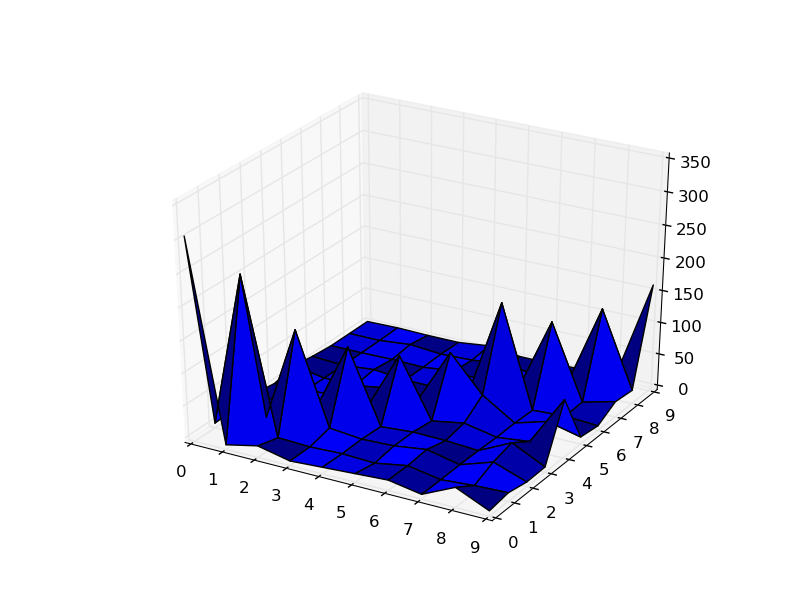

Reproduce this figure in Python.
import math
import numpy as np
import matplotlib.pyplot as plt
from mpl_toolkits.mplot3d import Axes3D

def read_file ( filename ):
    infile = open ( filename, "r" )
    nb_classes, nb_features = [  int(x) for x in infile.readline().strip().split() ]
    data = np.empty ( 10, dtype=object )
    filler = np.frompyfunc( lambda x: list(), 1, 1)
    filler( data, data )

    for ligne in infile:
        champs = ligne.split ()
        if len ( champs ) == nb_features + 1:
            classe = int ( champs.pop ( 0 ) )
            data[classe].append ( map ( lambda x: float(x), champs ) )
            
    infile.close ()

    output = np.empty ( 10, dtype=object )
    filler2 = np.frompyfunc( lambda x: np.asarray (x), 1, 1)
    filler2 ( data, output )
    
    return output

def display_image ( X ):    
    if X.size != 256:
        raise ValueError ( "Les images doivent etre de 16x16 pixels" )
    Y = X / X.max ()
    img = np.zeros ( ( Y.size, 3 ) )
    for i in range ( 3 ):
        img[:,i] = X

    img.shape = (16,16,3)
    plt.imshow( img )
    plt.show ()
    
def learnML_class_parameters ( classe ):
    mtx = np.zeros((len(classe.T),2))
    for i, pixte in enumerate(classe.T):
        mtx[i] = np.array([pixte.mean(), pixte.var()]) # deriver
    return mtx.T

def learnML_all_parameters ( data ):
    return [ learnML_class_parameters ( classe ) for classe in data ]

def log_loi_normale(x, mu, var):
    z = (( x - mu ) ** 2)/( 2 * var )
    y = math.sqrt( 2 * math.pi * var )
    return math.log(y, math.e) * (-1) - z
    
def log_likelihoods ( image, params ):
    lhs = np.ones(len(params))
    for i, param in enumerate( params ):
        for j, piste_param in enumerate( np.transpose(param) ):
            if piste_param[0] <> 0:
                lhs[i] += log_loi_normale(image[j], piste_param[0], piste_param[1])
    return lhs

def classify_image ( image, parameters ):
    return np.argmax( log_likelihoods ( image, parameters ) )

def classify_all_images ( data, parameters ):
    res = np.zeros((10,10))
    for i, classe in enumerate(data):
        for image in classe:
            res[i][ classify_image ( image, parameters ) ] += 1
    return res

def dessine ( classified_matrix ):
    print classified_matrix 
    fig = plt.figure()
    ax = fig.add_subplot(111, projection='3d')
    x = y = np.linspace ( 0, 9, 10 )
    X, Y = np.meshgrid(x, y)
    ax.plot_surface(X, Y, classified_matrix, rstride = 1, cstride=1 )
    plt.show()
    
def main():
    fname = '2014_tme3_usps_train.txt'
    data = read_file(fname)
    tfname = '2014_tme3_usps_test.txt'
    tdata = read_file(tfname)
    
    parameters = learnML_all_parameters ( data )
    '''
    print log_likelihoods ( image, parameters )
    print classify_image ( image, parameters )
    print classify_all_images ( tdata, parameters )
    '''
    dessine ( classify_all_images ( tdata, parameters ) )

if __name__ == "__main__":
    main()
